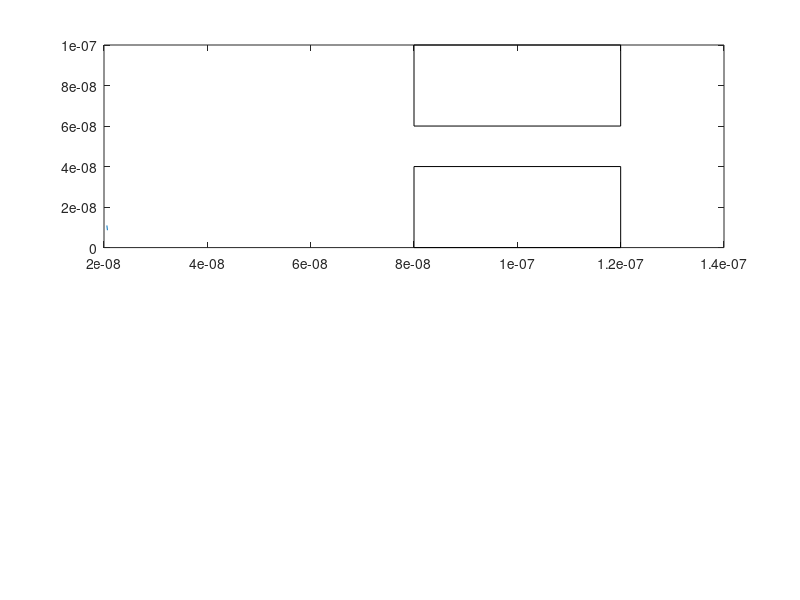

Write the MATLAB code that produced this figure. (Note: this script raises an error after producing the figure.)
%%Assignment 1 
% Jinseng Vanderkloot 101031534

clc
clear all
close all 

%Initial
m0 = 9.10938215e-31;            % electron mass
mn = 0.26*m0;                   % Effective mass
Temp = 300;                     % Inital Temp (K)
kb = 1.3806504e-23;             % Boltzmann constant
tmn = 0.2e-12;                  % Mean time between collision 

% Region Area 
wArea = 200e-9;
lArea = 100e-9;

%Thermal Velocity (Question 1.A) 
vt=sqrt((2*kb*Temp)/mn);        % Sim in 2D so (2*kb*Temp), 3D is (3*kb*Temp)

% Mean free path (Velocity * minimum time between collision) (Question 1.B)
meanFreePath = vt * tmn;

%Electron motion 
numElec = 400;                 %Number of simulated Electrons 
numEPlot = 40;                  %Number of plotted Electrons 
dt = (lArea*wArea)/2;           %Typically 1/100 of region size
stepsTot = 200;                 %Total amount of steps (1000 was a long simulation) 
tTot= stepsTot*dt;              %Total Simulation time 
x = zeros(1,numElec);           %Inital X matrix          
y = zeros(1,numElec);           %Inital y matrix  
vx = zeros(1,numElec);          %Inital velocity x matrix  
vy = zeros(1,numElec);          %Inital velocity y matrix
vtot = zeros(1,numElec);        %Inital velocity matrix
avgTemp=0;                      %Set average Temp to 0 

%Probability of Scatter 
scatOn = 0;                     %Turn Scatter on (1) or off(0)
Pscatter = 1-exp(-dt/tmn);      %Scatter Equation 
tScatter = zeros(1,numElec);

%Bottle Neck Boundary reduced to prevent bleeding 
% X limit (no particle between X1 and X2 - Cosider Y limits) 
boxX1=80e-9;
boxX2=120e-9;
% Y Limit (no particles between 0 and Y1 and Y2 to Y limit) 
boxY1 = 40e-9;
boxY2 = 60e-9;


%Electron Graph 
for cnt = 1:numElec
    x(cnt)=rand()*wArea;
    y(cnt)=rand()*lArea;
    while (x(cnt)>=boxX1 && x(cnt)<=boxX2 && (y(cnt)<=boxY1 || y(cnt>=boxY2))) %Relocate them if in boundary
        x(cnt)=rand()*wArea;
        y(cnt)=rand()*lArea;
    end
    vx(cnt)=sqrt(vt^2)*randn();  % velocity * Gaussian dist   
    vy(cnt)=sqrt(vt^2)*randn();  % velocity * Gaussian dist 
    %Varience = sqrt(kT/m) - Do we use this? 
    vtot(cnt)= sqrt (vx(cnt)^2)+(vy(cnt)^2);
    colors= rand(numElec,3);
   
end


%Boundary Energy/Velocity loss coefficient
vloss = 0.99; 

% %Change location of particle if places inside of bottle neck 
%  for ctt = 1:numElec
%     if (x(ctt) >= boxX1 && x(ctt) <= boxX2)
%         if (y(ctt)<= boxY1)
%             disDir = randi([1 3]); %Randomize which way to displace particle in boundary
%             if disDir == 1
%                 x(ctt) = randn()*boxX1; % relocate electron on left side of bottleneck
%             elseif disDir == 2
%                 y(ctt) = boxY1 + (randn()*(boxY2-boxY1));
%             else
%                 x(ctt) = boxX2 + (randn()*(wArea - boxX2));
%             end
%         end 
%         if (y(ctt)>= boxY2)
%             disDir = randi([1 3]); %Randomize which way to displace particle in boundary
%             if disDir == 1
%                 x(ctt) = randn()*boxX1; % relocate electron on left side of bottleneck
%             elseif disDir == 2
%                 y(ctt) = boxY1 + (randn()*(boxY2-boxY1));
%             else
%                 x(ctt) = boxX2 + (randn()*(wArea - boxX2));
%             end
%         end
%     end 
% end


%Main Loop
t=0;
intCNT = 1; %Counter with time
while t < tTot
    t = t + dt; 
    
    %Store old position 
    oldx = x;
    oldy = y;
    
    %Update to new position 
    x(1:numElec) = x(1:numElec) + (vx(1:numElec).*dt);
    y(1:numElec) = y(1:numElec) + (vy(1:numElec).*dt);
    
    
    %Check each electron for scratter 
%     for (scat = 1:numElec)
%         if Pscatter > rand()
%             vx(scat)=sqrt(vt^2 /2)*randn();  
%             vy(scat)=sqrt(vt^2 /2)*randn();
%             tScatter(scat)= 0; %If collision, time goes to 0
%         else
%             tScatter(scat)= tScatter(scat) + dt; %track time increaing while no collision
%         end
%     end 

    vtot(1:numElec)= sqrt ((vx(1:numElec).^2)+(vy(1:numElec).^2));
    
    %Apply boundary conditions 
    for check = 1:numElec
        %If top or bottom contact, bounce off in opposite direction
        if (y(check)<=0 || y(check)>=lArea)
            vy(check) = -vy(check);
        end
        %if left side of box, come out right side 
        if(x(check)<=0)
           x(check) = x(check) + wArea;
        end
        %if right side of box, come out left side
        if(x(check)>=wArea)
          x(check) = x(check) - wArea;
        end
    end 

    %Apply bottle neck conditions 
    for check2 = 1:numElec
        %If contact on left walls of boundary (not in Gap)
        if (oldx(check2)<boxX1 && x(check2)>=boxX1 && (y(check2)<= boxY1 || y(check2)>= boxY2))
            vx(check2) = -(vx(check2)*vloss); 
        end
        %If contact on right walls of boundary (not in Gap)
        if (oldx(check2)>boxX2 && x(check2)<=boxX2 && (y(check2)<= boxY1 || y(check2)>= boxY2))
            vx(check2) = -(vx(check2)*vloss); 
        end
        %If contact with bottom boundary in gap
        if (x(check2)>boxX1 && x(check2)< boxX2 && oldy(check2)>boxY1 && y(check2)<= boxY1)
            vy(check2) = -(vy(check2)*vloss); 
        end
        %If contact with top boundary in gap 
        if (x(check2)>boxX1 && x(check2)< boxX2 && oldy(check2)<boxY2 && y(check2)>=boxY2)
            vy(check2) = -(vy(check2)*vloss); 
        end
    end 


    %Plot Boundary and map some electrons
    for Eplot = 1:numEPlot
        figure(1)
        subplot (2,1,1)
        %if the electron went out of sides and back on other side, do not
        %draw line
        if abs(oldx(Eplot)-x(Eplot))<(wArea/2)
            p = plot([oldx(Eplot),x(Eplot)],[oldy(Eplot),y(Eplot)]);
        end
        rectangle('Position',[boxX1 0 (boxX2-boxX1) boxY1])
        rectangle('Position',[boxX1 boxY2 (boxX2-boxX1) (lArea-boxY2)])
        p.Color=colors(Eplot,:);
        axis([0,wArea,0,lArea]);
        title('Electron Model'), xlabel('Position (m)', 'FontSize', 10), ylabel('Position (m)', 'FontSize', 10);
        
        hold on;
    end 
    pause(0.01);

    %Electron Density Map 
    eMapX=linspace(0, wArea, 100);
    eMapY=linspace(0, lArea, 50);
    EDM=histcounts2(y,x,eMapY,eMapX);
    subplot(2,2,3)
    imagesc(eMapY,eMapX,EDM),colorbar,title('Electron Density Map');
    
    %Electron Temprature Map 
    allT = ((vtot(:).^2).*mn)./(2*kb);
    xv = linspace(min(x), max(x),100);
    yv = linspace(min(y), max(y),50);
    [X,Y] = meshgrid(xv,yv);
    ETM=griddata(x,y,allT,X,Y);
    subplot(2,2,4);
    imagesc(xv,yv,ETM),colorbar,title("Temprature Map")
    axis([0, wArea, 0 lArea]);
    
end 


